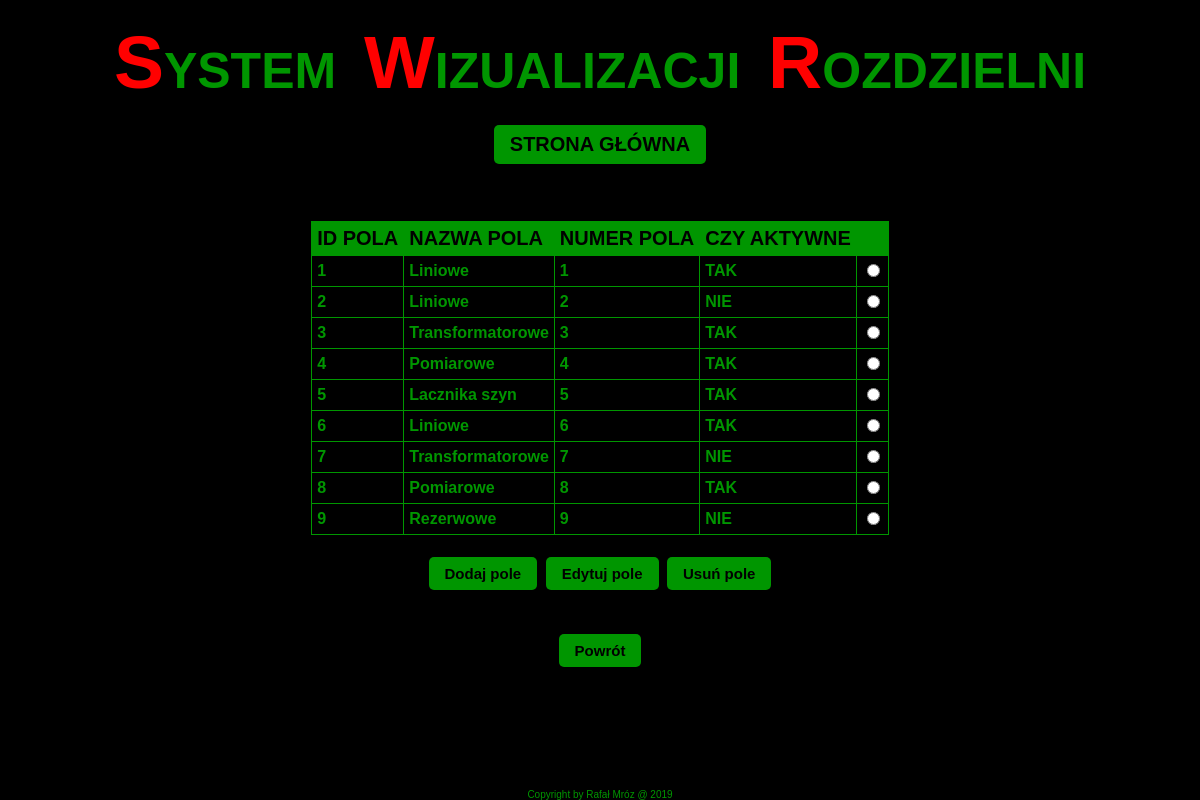
The app's page /pola.php (signed in) with its own data.
### tables this page shows
CREATE TABLE "BAY" (
	`id`	INTEGER PRIMARY KEY AUTOINCREMENT UNIQUE,
	`name`	INTEGER,
	`number`	INTEGER,
	`is_active`	INTEGER
);

### res/funkcje.php (called while the page is built, shortened)
<?php
function CZYTAJ($kolumna,$tabela,$sortowanie)
{
	$conn=new PDO("sqlite:res/baza.db");
	$sql="SELECT $kolumna FROM $tabela ORDER BY $sortowanie ASC";
	$st=$conn->prepare($sql);
	$st->execute();
	$wyniki = array();
	while($row=$st->fetch(PDO::FETCH_ASSOC))
	{
		array_push($wyniki, $row);
	}
	return $wyniki;
}
function KONWERSJA($kod) {
	switch($kod) {
		case 0:
		return "NIE";
		case 1:
		return "TAK";
	}
}
function TYPYPOL($kod) {
	switch($kod) {
		case 1:
		return "Liniowe";
		case 2:
		return "Transformatorowe";
		case 3:
		return "Rezerwowe";
		case 4:
		return "Lacznika szyn";
		case 5:
		return "Pomiarowe";
	}
}
?>

### pola.php (the view, shortened to what this page needs)
<!DOCTYPE html>
<html>
<head>
</head>
<body>
<?php
include 'res/naglowek.php';
include 'res/menu.php';
require_once('res/funkcje.php');
if(isset($_SESSION['logowanie'])&&isset($_SESSION['oki']))
{
	if($_SERVER['REQUEST_METHOD']=='POST') {
		if ((isset($_POST["wyborpola"]))&&(isset($_POST["edytujpole"]))) {
			$_SESSION["wyborpola"]=$_POST["wyborpola"];
			header("Location: edytujpole.php");
			exit();
		}
		else if ((isset($_POST["wyborpola"]))&&(isset($_POST["usunpole"]))) {
			USUN(($_POST["wyborpola"]),"BAY");
			header("Location: pola.php");
			exit();
		}
		else {
			?>
			<br><br><br><br>
			<div class="blad">Nie wybrałeś pola!</div><br><br>
			<div class="przycisk_wysrodkuj"><a href="pola.php" class="przycisk_panel">Powrót</a></div>
			<?php
		}
	}
	else {
		$pola=CZYTAJ("*","BAY","number");
		?>
		<br><br>
		<table>
		<tr>
		<th>ID POLA</th>
		<th>NAZWA POLA</th>
		<th>NUMER POLA</th>
		<th>CZY AKTYWNE</th>
		<th></th>
		</tr>
		<form method="post" action="pola.php">
		<?php
		$i=0;
		while ($i<count($pola)) {
			$pole=$pola[$i];
			echo '<tr>';
			echo '<td>';
			echo $pole['id'];
			echo '</td>';
			echo '<td>';
			echo TYPYPOL($pole['name']);
			echo '</td>';
			echo '<td>';
			echo $pole['number'];
			echo '</td>';
			echo '<td>';
			echo KONWERSJA($pole['is_active']);
			echo '</td>';
			?>
			<td><input type="radio" name="wyborpola" value="<?php echo htmlspecialchars($pole['id']); ?>"></td>
			<?php
			echo '</tr>';
			$i++;
			}
			?>
		</table>
		<br>
		<div class="przycisk_wysrodkuj"><a href="dodajpole.php" class="przycisk">Dodaj pole</a>
		<input type="submit" name="edytujpole" class="przycisk" value="Edytuj pole">
		<input type="submit" name="usunpole" class="przycisk" value="Usuń pole">
		<br><br><br>
		<a href="panel.php" class="przycisk">Powrót</a></div><br>
		<?php
	}
}
else
{
	?>
	<br><br><br><br>
	<div class="blad">Nie jesteś zalogowany!</div><br><br>
	<div class="przycisk_wysrodkuj"><a href="logowanie.php" class="przycisk_panel">Zaloguj się</a></div>
	<?php
}
include 'res/stopka.php';
?>
</body>
</html>

### res/naglowek.php
<div id="NAGLOWEK">
<span style="font-size: 75px; color: red">S</span>YSTEM&nbsp
<span style="font-size: 75px; color: red">W</span>IZUALIZACJI&nbsp
<span style="font-size: 75px; color: red">R</span>OZDZIELNI
</div>

### res/menu.php
<div id="MENU">
<a href="index.php" class="przycisk_duzy">STRONA GŁÓWNA</a>
</div>

### res/stopka.php (shortened to what this page needs)
<div id="STOPKA">Copyright by Rafał Mróz @ <?php echo date('Y') ?></div>

### style.css (style rules this page uses)
#NAGLOWEK { text-align: center; vertical-align: middle; font-weight: bold; font-size: 50px; height: 125px; line-height: 125px; }
#STOPKA { position: fixed; left: 0; bottom: 0; text-align: center; font-size: 10px; width: 100%; }
#MENU { text-align: center; vertical-align: middle; height: 60px }
body { margin: 0 auto; min-height: 100%; font-family: Arial; color: #009600; background-color: black; }
table { border-collapse: collapse; margin: 0 auto; border: 1px solid #009600; }
th { padding: 5px; text-align: left; background-color: #009600; color: black; font-weight: bold; font-size: 20px; border: 1px solid #009600; }
td { padding: 5px; text-align: left; border: 1px solid #009600; font-size: 16px; font-weight: bold; }
::placeholder { color: #202020; }
.przycisk_wysrodkuj { text-align: center; vertical-align: middle; width: 100%; }
.przycisk { background-color: #009600; border: none; border-radius: 5px; color: black; padding: 8px 16px; text-align: center; text-decoration: none; display: inline-block; font-size: 15px; font-weight: bold; margin: 4px 2px; transition-duration: 0.1s; cursor: pointer; }
.przycisk_duzy { background-color: #009600; border: none; border-radius: 5px; color: black; padding: 8px 16px; text-align: center; text-decoration: none; display: inline-block; font-size: 20px; font-weight: bolder; transition-duration: 0.1s; cursor: pointer; }

### records on screen
bay: id "1", name "Liniowe", number "1", is_active "TAK"
bay: id "2", name "Liniowe", number "2", is_active "NIE"
bay: id "3", name "Transformatorowe", number "3", is_active "TAK"
bay: id "4", name "Pomiarowe", number "4", is_active "TAK"
bay: id "5", name "Lacznika szyn", number "5", is_active "TAK"
bay: id "6", name "Liniowe", number "6", is_active "TAK"
bay: id "7", name "Transformatorowe", number "7", is_active "NIE"
bay: id "8", name "Pomiarowe", number "8", is_active "TAK"
bay: id "9", name "Rezerwowe", number "9", is_active "NIE"
